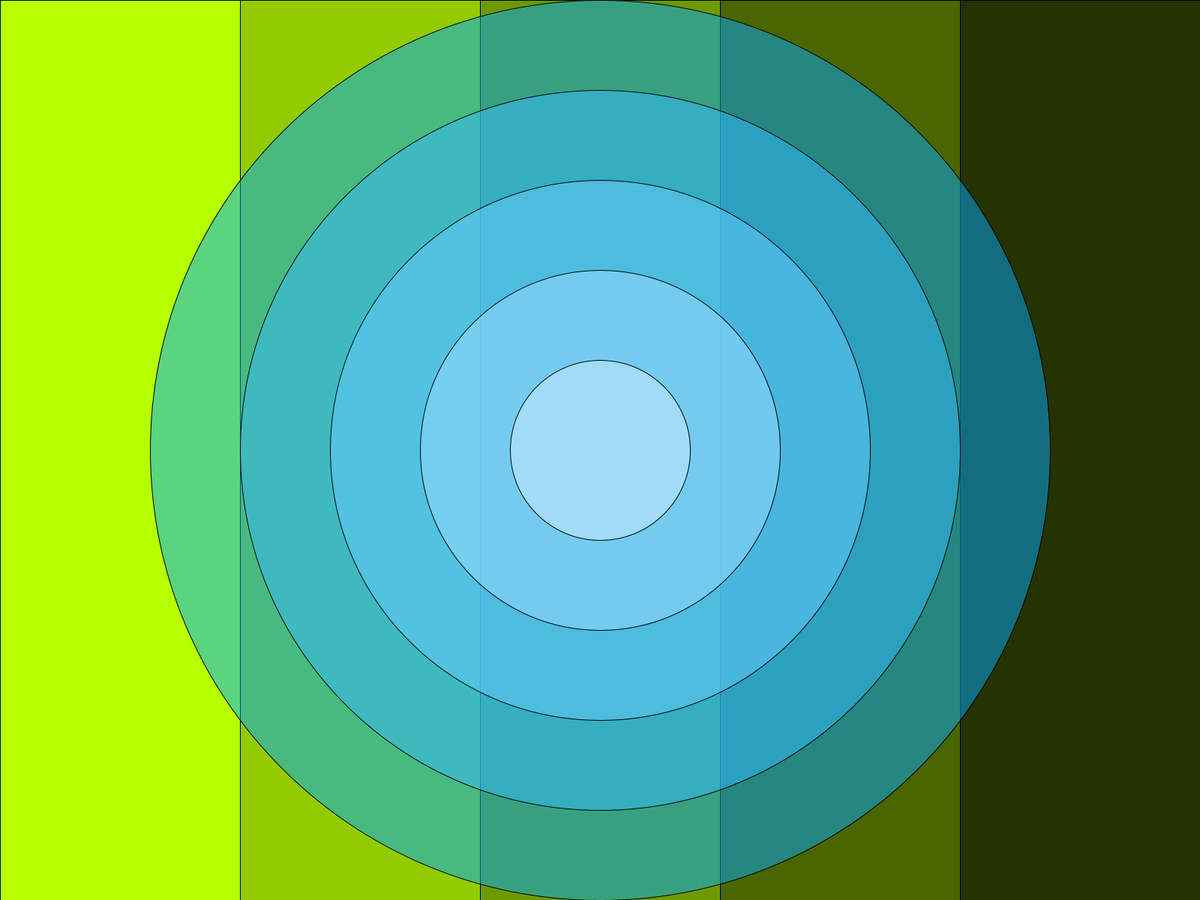
Frame 1 (no input)
Frame 60 (the mouse pressed at the canvas centre just before this capture): identical to frame 1, image omitted
Frame 120 (the mouse held since frame 60 and released just before this capture): identical to frame 1, image omitted

The Processing sketch that drew this single still picture (run headless with seeded random() and noise(); from frame 60 on, the mouse is pressed at the canvas centre):

// Processing sketch: sketch_250415b
// ── sketch_250415b.pde
// CLASE DE COLOR
// rgb = red, green, blue... mezcla aditiva, modelo por defecto en processing
// hsb = hue, saturation, brillo... modelo para pensar los colores mas humanamente

void setup(){
  fullScreen();  //size a pantalla completa
  //size( 400, 400 );
  //colorMode( RGB );  //por defecto
  colorMode( HSB, 360, 100, 100, 100 );  //modelo hsb con escalas en 360hue, 100saturacion, 100brillo
}

void draw(){
  background( 0 );
  //IMPORTANTE: trabajo con coordenadas relativas porque no se mi size de pantalla
  
  // DIBUJO BARRAS DEGRADEZ en SATURACION
  //noStroke();
  fill( 77, 100, 100 );
  rect( 0, 0, width/5, height );
  fill( 77, 100, 80 );
  rect( width/5, 0, width/5, height );
  fill( 77, 100, 60 );
  rect( width/5*2, 0, width/5, height );
  fill( 77, 100, 40 );
  rect( width/5*3, 0, width/5, height );
  fill( 77, 100, 20 );
  rect( width/5*4, 0, width/5, height );
  
// DIBUJO CIRCULOS DEGRADEZ en BRILLO
  fill( 200, 100, 100, 50 );  
  circle( width/2, height/2, height );
  fill( 200, 80, 100, 50 );  
  circle( width/2, height/2, height/5*4 );
  fill( 200, 60, 100, 50 );  
  circle( width/2, height/2, height/5*3 );
  fill( 200, 40, 100, 50 );  
  circle( width/2, height/2, height/5*2 );
  fill( 200, 20, 100, 50 );  
  circle( width/2, height/2, height/5 );  
}
